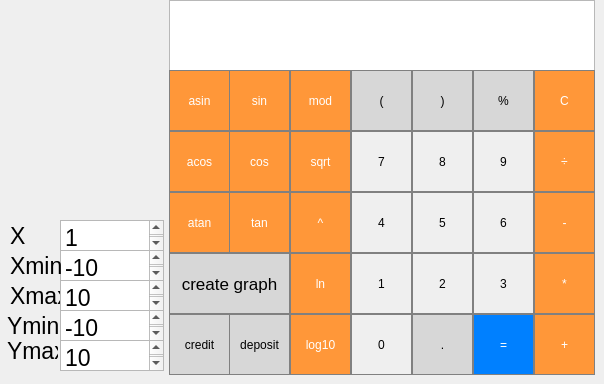
    <widget class="QWidget" name="Tab">
     <attribute name="title">
      <string>Calc</string>
     </attribute>
     <widget class="QPushButton" name="pushButton_dot_3">
      <property name="geometry">
       <rect>
        <x>229</x>
        <y>314</y>
        <width>61</width>
        <height>61</height>
       </rect>
      </property>
      <property name="cursor">
       <cursorShape>PointingHandCursor</cursorShape>
      </property>
      <property name="styleSheet">
       <string notr="true">QPushButton {
  background-color: rgb(215, 215, 215);
  border: 1px solid gray
}

QPushButton:pressed {
    background-color: qlineargradient(x1: 0, y1: 0, x2: 0, y2: 1,
                                      stop: 0 #BEBEBE, stop: 1 #D7D7D7);
}</string>
      </property>
      <property name="text">
       <string>deposit</string>
      </property>
      <property name="checkable">
       <bool>false</bool>
      </property>
     </widget>
     <widget class="QPushButton" name="pushButton_sin">
      <property name="geometry">
       <rect>
        <x>229</x>
        <y>70</y>
        <width>61</width>
        <height>61</height>
       </rect>
      </property>
      <property name="cursor">
       <cursorShape>PointingHandCursor</cursorShape>
      </property>
      <property name="styleSheet">
       <string notr="true">QPushButton {
  background-color: rgb(255, 151, 57);
  color: white; 
  border: 1px solid gray;
}

QPushButton:pressed {
    background-color: qlineargradient(x1: 0, y1: 0, x2: 0, y2: 1,
                                      stop: 0 #FF7832, stop: 1 #FF9739);
}</string>
      </property>
      <property name="text">
       <string>sin</string>
      </property>
      <property name="checkable">
       <bool>false</bool>
      </property>
     </widget>
     <widget class="QPushButton" name="pushButton_7">
      <property name="geometry">
       <rect>
        <x>351</x>
        <y>131</y>
        <width>61</width>
        <height>61</height>
       </rect>
      </property>
      <property name="cursor">
       <cursorShape>PointingHandCursor</cursorShape>
      </property>
      <property name="styleSheet">
       <string notr="true">QPushButton {
   border: 1px solid gray;
}
QPushButton:pressed {
    background-color: qlineargradient(x1: 0, y1: 0, x2: 0, y2: 1,
                                      stop: 0 #dadbde, stop: 1 #f6f7fa);
}</string>
      </property>
      <property name="text">
       <string>7</string>
      </property>
      <property name="checkable">
       <bool>false</bool>
      </property>
     </widget>
     <widget class="QPushButton" name="pushButton_sqrt">
      <property name="geometry">
       <rect>
        <x>290</x>
        <y>131</y>
        <width>61</width>
        <height>61</height>
       </rect>
      </property>
      <property name="cursor">
       <cursorShape>PointingHandCursor</cursorShape>
      </property>
      <property name="styleSheet">
       <string notr="true">QPushButton {
  background-color: rgb(255, 151, 57);
  color: white; 
  border: 1px solid gray;
}

QPushButton:pressed {
    background-color: qlineargradient(x1: 0, y1: 0, x2: 0, y2: 1,
                                      stop: 0 #FF7832, stop: 1 #FF9739);
}</string>
      </property>
      <property name="text">
       <string>sqrt</string>
      </property>
      <property name="checkable">
       <bool>false</bool>
      </property>
     </widget>
     <widget class="QPushButton" name="pushButton_4">
      <property name="geometry">
       <rect>
        <x>351</x>
        <y>192</y>
        <width>61</width>
        <height>61</height>
       </rect>
      </property>
      <property name="cursor">
       <cursorShape>PointingHandCursor</cursorShape>
      </property>
      <property name="styleSheet">
       <string notr="true">QPushButton {
   border: 1px solid gray;
}
QPushButton:pressed {
    background-color: qlineargradient(x1: 0, y1: 0, x2: 0, y2: 1,
                                      stop: 0 #dadbde, stop: 1 #f6f7fa);
}</string>
      </property>
      <property name="text">
       <string>4</string>
      </property>
      <property name="checkable">
       <bool>false</bool>
      </property>
     </widget>
     <widget class="QPushButton" name="pushButton_plus_minus_3">
      <property name="geometry">
       <rect>
        <x>169</x>
        <y>253</y>
        <width>61</width>
        <height>61</height>
       </rect>
      </property>
      <property name="cursor">
       <cursorShape>PointingHandCursor</cursorShape>
      </property>
      <property name="styleSheet">
       <string notr="true">QPushButton {
  background-color: rgb(215, 215, 215);
  border: 1px solid gray
}

QPushButton:pressed {
    background-color: qlineargradient(x1: 0, y1: 0, x2: 0, y2: 1,
                                      stop: 0 #BEBEBE, stop: 1 #D7D7D7);
}</string>
      </property>
      <property name="text">
       <string>x</string>
      </property>
      <property name="checkable">
       <bool>false</bool>
      </property>
     </widget>
     <widget class="QPushButton" name="pushButton_tan">
      <property name="geometry">
       <rect>
        <x>229</x>
        <y>192</y>
        <width>61</width>
        <height>61</height>
       </rect>
      </property>
      <property name="cursor">
       <cursorShape>PointingHandCursor</cursorShape>
      </property>
      <property name="styleSheet">
       <string notr="true">QPushButton {
  background-color: rgb(255, 151, 57);
  color: white; 
  border: 1px solid gray;
}

QPushButton:pressed {
    background-color: qlineargradient(x1: 0, y1: 0, x2: 0, y2: 1,
                                      stop: 0 #FF7832, stop: 1 #FF9739);
}</string>
      </property>
      <property name="text">
       <string>tan</string>
      </property>
      <property name="checkable">
       <bool>false</bool>
      </property>
     </widget>
     <widget class="QPushButton" name="pushButton_del">
      <property name="geometry">
       <rect>
        <x>534</x>
        <y>70</y>
        <width>61</width>
        <height>61</height>
       </rect>
      </property>
      <property name="cursor">
       <cursorShape>PointingHandCursor</cursorShape>
      </property>
      <property name="styleSheet">
       <string notr="true">QPushButton {
 background-color: rgb(255, 151, 57);
color: white;
  border: 1px solid gray
}

QPushButton:pressed {
    background-color: qlineargradient(x1: 0, y1: 0, x2: 0, y2: 1,
                                      stop: 0 #BEBEBE, stop: 1 #D7D7D7);
}</string>
      </property>
      <property name="text">
       <string>С</string>
      </property>
      <property name="checkable">
       <bool>false</bool>
      </property>
     </widget>
     <widget class="QPushButton" name="pushButton_acos">
      <property name="geometry">
       <rect>
        <x>169</x>
        <y>131</y>
        <width>61</width>
        <height>61</height>
       </rect>
      </property>
      <property name="cursor">
       <cursorShape>PointingHandCursor</cursorShape>
      </property>
      <property name="styleSheet">
       <string notr="true">QPushButton {
  background-color: rgb(255, 151, 57);
  color: white; 
  border: 1px solid gray;
}

QPushButton:pressed {
    background-color: qlineargradient(x1: 0, y1: 0, x2: 0, y2: 1,
                                      stop: 0 #FF7832, stop: 1 #FF9739);
}</string>
      </property>
      <property name="text">
       <string>acos</string>
      </property>
      <property name="checkable">
       <bool>false</bool>
      </property>
     </widget>
     <widget class="QPushButton" name="pushButton_1">
      <property name="geometry">
       <rect>
        <x>351</x>
        <y>253</y>
        <width>61</width>
        <height>61</height>
       </rect>
      </property>
      <property name="cursor">
       <cursorShape>PointingHandCursor</cursorShape>
      </property>
      <property name="styleSheet">
       <string notr="true">QPushButton {
   border: 1px solid gray;
}
QPushButton:pressed {
    background-color: qlineargradient(x1: 0, y1: 0, x2: 0, y2: 1,
                                      stop: 0 #dadbde, stop: 1 #f6f7fa);
}</string>
      </property>
      <property name="text">
       <string>1</string>
      </property>
      <property name="checkable">
       <bool>false</bool>
      </property>
     </widget>
     <widget class="QPushButton" name="pushButton_div">
      <property name="geometry">
       <rect>
        <x>534</x>
        <y>131</y>
        <width>61</width>
        <height>61</height>
       </rect>
      </property>
      <property name="cursor">
       <cursorShape>PointingHandCursor</cursorShape>
      </property>
      <property name="styleSheet">
       <string notr="true">QPushButton {
  background-color: rgb(255, 151, 57);
  color: white; 
  border: 1px solid gray;
}

QPushButton:pressed {
    background-color: qlineargradient(x1: 0, y1: 0, x2: 0, y2: 1,
                                      stop: 0 #FF7832, stop: 1 #FF9739);
}</string>
      </property>
      <property name="text">
       <string>÷</string>
      </property>
      <property name="checkable">
       <bool>false</bool>
      </property>
     </widget>
     <widget class="QPushButton" name="pushButton_2">
      <property name="geometry">
       <rect>
        <x>412</x>
        <y>253</y>
        <width>61</width>
        <height>61</height>
       </rect>
      </property>
      <property name="cursor">
       <cursorShape>PointingHandCursor</cursorShape>
      </property>
      <property name="styleSheet">
       <string notr="true">QPushButton {
   border: 1px solid gray;
}
QPushButton:pressed {
    background-color: qlineargradient(x1: 0, y1: 0, x2: 0, y2: 1,
                                      stop: 0 #dadbde, stop: 1 #f6f7fa);
}</string>
      </property>
      <property name="text">
       <string>2</string>
      </property>
      <property name="checkable">
       <bool>false</bool>
      </property>
     </widget>
     <widget class="QPushButton" name="pushButton_dot_2">
      <property name="geometry">
       <rect>
        <x>169</x>
        <y>314</y>
        <width>61</width>
        <height>61</height>
       </rect>
      </property>
      <property name="cursor">
       <cursorShape>PointingHandCursor</cursorShape>
      </property>
      <property name="styleSheet">
       <string notr="true">QPushButton {
  background-color: rgb(215, 215, 215);
  border: 1px solid gray
}

QPushButton:pressed {
    background-color: qlineargradient(x1: 0, y1: 0, x2: 0, y2: 1,
                                      stop: 0 #BEBEBE, stop: 1 #D7D7D7);
}</string>
      </property>
      <property name="text">
       <string>credit</string>
      </property>
      <property name="checkable">
       <bool>false</bool>
      </property>
     </widget>
     <widget class="QPushButton" name="pushButton_0">
      <property name="geometry">
       <rect>
        <x>351</x>
        <y>314</y>
        <width>61</width>
        <height>61</height>
       </rect>
      </property>
      <property name="cursor">
       <cursorShape>PointingHandCursor</cursorShape>
      </property>
      <property name="styleSheet">
       <string notr="true">QPushButton {
   border: 1px solid gray;
}
QPushButton:pressed {
    background-color: qlineargradient(x1: 0, y1: 0, x2: 0, y2: 1,
                                      stop: 0 #dadbde, stop: 1 #f6f7fa);
}</string>
      </property>
      <property name="text">
       <string>0</string>
      </property>
      <property name="checkable">
       <bool>false</bool>
      </property>
     </widget>
     <widget class="QPushButton" name="pushButton_log10">
      <property name="geometry">
       <rect>
        <x>290</x>
        <y>314</y>
        <width>61</width>
        <height>61</height>
       </rect>
      </property>
      <property name="cursor">
       <cursorShape>PointingHandCursor</cursorShape>
      </property>
      <property name="styleSheet">
       <string notr="true">QPushButton {
  background-color: rgb(255, 151, 57);
  color: white; 
  border: 1px solid gray;
}

QPushButton:pressed {
    background-color: qlineargradient(x1: 0, y1: 0, x2: 0, y2: 1,
                                      stop: 0 #FF7832, stop: 1 #FF9739);
}</string>
      </property>
      <property name="text">
       <string>log10</string>
      </property>
      <property name="checkable">
       <bool>false</bool>
      </property>
     </widget>
     <widget class="QPushButton" name="pushButton_9">
      <property name="geometry">
       <rect>
        <x>473</x>
        <y>131</y>
        <width>61</width>
        <height>61</height>
       </rect>
      </property>
      <property name="cursor">
       <cursorShape>PointingHandCursor</cursorShape>
      </property>
      <property name="styleSheet">
       <string notr="true">QPushButton {
   border: 1px solid gray;
}
QPushButton:pressed {
    background-color: qlineargradient(x1: 0, y1: 0, x2: 0, y2: 1,
                                      stop: 0 #dadbde, stop: 1 #f6f7fa);
}</string>
      </property>
      <property name="text">
       <string>9</string>
      </property>
      <property name="checkable">
       <bool>false</bool>
      </property>
     </widget>
     <widget class="QPushButton" name="pushButton_percent">
      <property name="geometry">
       <rect>
        <x>473</x>
        <y>70</y>
        <width>61</width>
        <height>61</height>
       </rect>
      </property>
      <property name="cursor">
       <cursorShape>PointingHandCursor</cursorShape>
      </property>
      <property name="styleSheet">
       <string notr="true">QPushButton {
  background-color: rgb(215, 215, 215);
  border: 1px solid gray
}

QPushButton:pressed {
    background-color: qlineargradient(x1: 0, y1: 0, x2: 0, y2: 1,
                                      stop: 0 #BEBEBE, stop: 1 #D7D7D7);
}</string>
      </property>
      <property name="text">
       <string>%</string>
      </property>
      <property name="checkable">
       <bool>false</bool>
      </property>
     </widget>
     <widget class="QPushButton" name="pushButton_equals">
      <property name="geometry">
       <rect>
        <x>473</x>
        <y>314</y>
        <width>61</width>
        <height>61</height>
       </rect>
      </property>
      <property name="cursor">
       <cursorShape>PointingHandCursor</cursorShape>
      </property>
      <property name="styleSheet">
       <string notr="true">QPushButton {
  background-color: rgb(0, 128, 255);
  color: white; 
  border: 1px solid gray;
}

QPushButton:pressed {
    background-color: qlineargradient(x1: 0, y1: 0, x2: 0, y2: 1,
                                      stop: 0 #FF7832, stop: 1 #FF9739);
}</string>
      </property>
      <property name="text">
       <string>=</string>
      </property>
      <property name="checkable">
       <bool>false</bool>
      </property>
     </widget>
     <widget class="QPushButton" name="pushButton_dot">
      <property name="geometry">
       <rect>
        <x>412</x>
        <y>314</y>
        <width>61</width>
        <height>61</height>
       </rect>
      </property>
      <property name="cursor">
       <cursorShape>PointingHandCursor</cursorShape>
      </property>
      <property name="styleSheet">
       <string notr="true">QPushButton {
  background-color: rgb(215, 215, 215);
  border: 1px solid gray
}

QPushButton:pressed {
    background-color: qlineargradient(x1: 0, y1: 0, x2: 0, y2: 1,
                                      stop: 0 #BEBEBE, stop: 1 #D7D7D7);
}</string>
      </property>
      <property name="text">
       <string>.</string>
      </property>
      <property name="checkable">
       <bool>false</bool>
      </property>
     </widget>
     <widget class="QPushButton" name="pushButton_graph">
      <property name="geometry">
       <rect>
        <x>169</x>
        <y>253</y>
        <width>121</width>
        <height>61</height>
       </rect>
      </property>
      <property name="font">
       <font>
        <pointsize>13</pointsize>
       </font>
      </property>
      <property name="cursor">
       <cursorShape>PointingHandCursor</cursorShape>
      </property>
      <property name="styleSheet">
       <string notr="true">QPushButton {
  background-color: rgb(215, 215, 215);
  border: 1px solid gray
}

QPushButton:pressed {
    background-color: qlineargradient(x1: 0, y1: 0, x2: 0, y2: 1,
                                      stop: 0 #BEBEBE, stop: 1 #D7D7D7);
}</string>
      </property>
      <property name="text">
       <string>create graph</string>
      </property>
      <property name="checkable">
       <bool>false</bool>
      </property>
     </widget>
     <widget class="QPushButton" name="pushButton_ln">
      <property name="geometry">
       <rect>
        <x>290</x>
        <y>253</y>
        <width>61</width>
        <height>61</height>
       </rect>
      </property>
      <property name="cursor">
       <cursorShape>PointingHandCursor</cursorShape>
      </property>
      <property name="styleSheet">
       <string notr="true">QPushButton {
  background-color: rgb(255, 151, 57);
  color: white; 
  border: 1px solid gray;
}

QPushButton:pressed {
    background-color: qlineargradient(x1: 0, y1: 0, x2: 0, y2: 1,
                                      stop: 0 #FF7832, stop: 1 #FF9739);
}</string>
      </property>
      <property name="text">
       <string>ln</string>
      </property>
      <property name="checkable">
       <bool>false</bool>
      </property>
     </widget>
     <widget class="QPushButton" name="pushButton_mul">
      <property name="geometry">
       <rect>
        <x>534</x>
        <y>253</y>
        <width>61</width>
        <height>61</height>
       </rect>
      </property>
      <property name="cursor">
       <cursorShape>PointingHandCursor</cursorShape>
      </property>
      <property name="styleSheet">
       <string notr="true">QPushButton {
  background-color: rgb(255, 151, 57);
  color: white; 
  border: 1px solid gray;
}

QPushButton:pressed {
    background-color: qlineargradient(x1: 0, y1: 0, x2: 0, y2: 1,
                                      stop: 0 #FF7832, stop: 1 #FF9739);
}</string>
      </property>
      <property name="text">
       <string>*</string>
      </property>
      <property name="checkable">
       <bool>false</bool>
      </property>
     </widget>
     <widget class="QPushButton" name="pushButton_mod">
      <property name="geometry">
       <rect>
        <x>290</x>
        <y>70</y>
        <width>61</width>
        <height>61</height>
       </rect>
      </property>
      <property name="cursor">
       <cursorShape>PointingHandCursor</cursorShape>
      </property>
      <property name="styleSheet">
       <string notr="true">QPushButton {
  background-color: rgb(255, 151, 57);
  color: white; 
  border: 1px solid gray;
}

QPushButton:pressed {
    background-color: qlineargradient(x1: 0, y1: 0, x2: 0, y2: 1,
                                      stop: 0 #FF7832, stop: 1 #FF9739);
}</string>
      </property>
      <property name="text">
       <string>mod</string>
      </property>
      <property name="checkable">
       <bool>false</bool>
      </property>
     </widget>
     <widget class="QPushButton" name="pushButton_cos">
      <property name="geometry">
       <rect>
        <x>229</x>
        <y>131</y>
        <width>61</width>
        <height>61</height>
       </rect>
      </property>
      <property name="cursor">
       <cursorShape>PointingHandCursor</cursorShape>
      </property>
      <property name="styleSheet">
       <string notr="true">QPushButton {
  background-color: rgb(255, 151, 57);
  color: white; 
  border: 1px solid gray;
}

QPushButton:pressed {
    background-color: qlineargradient(x1: 0, y1: 0, x2: 0, y2: 1,
                                      stop: 0 #FF7832, stop: 1 #FF9739);
}</string>
      </property>
      <property name="text">
       <string>cos</string>
      </property>
      <property name="checkable">
       <bool>false</bool>
      </property>
     </widget>
     <widget class="QPushButton" name="pushButton_5">
      <property name="geometry">
       <rect>
        <x>412</x>
        <y>192</y>
        <width>61</width>
        <height>61</height>
       </rect>
      </property>
      <property name="cursor">
       <cursorShape>PointingHandCursor</cursorShape>
      </property>
      <property name="styleSheet">
       <string notr="true">QPushButton {
   border: 1px solid gray;
}
QPushButton:pressed {
    background-color: qlineargradient(x1: 0, y1: 0, x2: 0, y2: 1,
                                      stop: 0 #dadbde, stop: 1 #f6f7fa);
}</string>
      </property>
      <property name="text">
       <string>5</string>
      </property>
      <property name="checkable">
       <bool>false</bool>
      </property>
     </widget>
     <widget class="QPushButton" name="pushButton_asin">
      <property name="geometry">
       <rect>
        <x>169</x>
        <y>70</y>
        <width>61</width>
        <height>61</height>
       </rect>
      </property>
      <property name="cursor">
       <cursorShape>PointingHandCursor</cursorShape>
      </property>
      <property name="styleSheet">
       <string notr="true">QPushButton {
  background-color: rgb(255, 151, 57);
  color: white; 
  border: 1px solid gray;
}

QPushButton:pressed {
    background-color: qlineargradient(x1: 0, y1: 0, x2: 0, y2: 1,
                                      stop: 0 #FF7832, stop: 1 #FF9739);
}</string>
      </property>
      <property name="text">
       <string>asin</string>
      </property>
      <property name="checkable">
       <bool>false</bool>
      </property>
     </widget>
     <widget class="QPushButton" name="pushButton_open_bracket">
      <property name="geometry">
       <rect>
        <x>351</x>
        <y>70</y>
        <width>61</width>
        <height>61</height>
       </rect>
      </property>
      <property name="cursor">
       <cursorShape>PointingHandCursor</cursorShape>
      </property>
      <property name="styleSheet">
       <string notr="true">QPushButton {
  background-color: rgb(215, 215, 215);
  border: 1px solid gray
}

QPushButton:pressed {
    background-color: qlineargradient(x1: 0, y1: 0, x2: 0, y2: 1,
                                      stop: 0 #BEBEBE, stop: 1 #D7D7D7);
}</string>
      </property>
      <property name="text">
       <string>(</string>
      </property>
      <property name="checkable">
       <bool>false</bool>
      </property>
     </widget>
     <widget class="QPushButton" name="pushButton_6">
      <property name="geometry">
       <rect>
        <x>473</x>
        <y>192</y>
        <width>61</width>
        <height>61</height>
       </rect>
      </property>
      <property name="cursor">
       <cursorShape>PointingHandCursor</cursorShape>
      </property>
      <property name="styleSheet">
       <string notr="true">QPushButton {
   border: 1px solid gray;
}
QPushButton:pressed {
    background-color: qlineargradient(x1: 0, y1: 0, x2: 0, y2: 1,
                                      stop: 0 #dadbde, stop: 1 #f6f7fa);
}</string>
      </property>
      <property name="text">
       <string>6</string>
      </property>
      <property name="checkable">
       <bool>false</bool>
      </property>
     </widget>
     <widget class="QPushButton" name="pushButton_minus">
      <property name="geometry">
       <rect>
        <x>534</x>
        <y>192</y>
        <width>61</width>
        <height>61</height>
       </rect>
      </property>
      <property name="cursor">
       <cursorShape>PointingHandCursor</cursorShape>
      </property>
      <property name="styleSheet">
       <string notr="true">QPushButton {
  background-color: rgb(255, 151, 57);
  color: white; 
  border: 1px solid gray;
}

QPushButton:pressed {
    background-color: qlineargradient(x1: 0, y1: 0, x2: 0, y2: 1,
                                      stop: 0 #FF7832, stop: 1 #FF9739);
}</string>
      </property>
      <property name="text">
       <string>-</string>
      </property>
      <property name="checkable">
       <bool>false</bool>
      </property>
     </widget>
     <widget class="QPushButton" name="pushButton_power">
      <property name="geometry">
       <rect>
        <x>290</x>
        <y>192</y>
        <width>61</width>
        <height>61</height>
       </rect>
      </property>
      <property name="cursor">
       <cursorShape>PointingHandCursor</cursorShape>
      </property>
      <property name="styleSheet">
       <string notr="true">QPushButton {
  background-color: rgb(255, 151, 57);
  color: white; 
  border: 1px solid gray;
}

QPushButton:pressed {
    background-color: qlineargradient(x1: 0, y1: 0, x2: 0, y2: 1,
                                      stop: 0 #FF7832, stop: 1 #FF9739);
}</string>
      </property>
      <property name="text">
       <string>^</string>
      </property>
      <property name="checkable">
       <bool>false</bool>
      </property>
     </widget>
     <widget class="QPushButton" name="pushButton_plus">
      <property name="geometry">
       <rect>
        <x>534</x>
        <y>314</y>
        <width>61</width>
        <height>61</height>
       </rect>
      </property>
      <property name="cursor">
       <cursorShape>PointingHandCursor</cursorShape>
      </property>
      <property name="styleSheet">
       <string notr="true">QPushButton {
  background-color: rgb(255, 151, 57);
  color: white; 
  border: 1px solid gray;
}

QPushButton:pressed {
    background-color: qlineargradient(x1: 0, y1: 0, x2: 0, y2: 1,
                                      stop: 0 #FF7832, stop: 1 #FF9739);
}</string>
      </property>
      <property name="text">
       <string>+</string>
      </property>
      <property name="checkable">
       <bool>false</bool>
      </property>
     </widget>
     <widget class="QPushButton" name="pushButton_3">
      <property name="geometry">
       <rect>
        <x>473</x>
        <y>253</y>
        <width>61</width>
        <height>61</height>
       </rect>
      </property>
      <property name="cursor">
       <cursorShape>PointingHandCursor</cursorShape>
      </property>
      <property name="styleSheet">
       <string notr="true">QPushButton {
   border: 1px solid gray;
}
QPushButton:pressed {
    background-color: qlineargradient(x1: 0, y1: 0, x2: 0, y2: 1,
                                      stop: 0 #dadbde, stop: 1 #f6f7fa);
}</string>
      </property>
      <property name="text">
       <string>3</string>
      </property>
      <property name="checkable">
       <bool>false</bool>
      </property>
     </widget>
     <widget class="QPlainTextEdit" name="plainTextEdit">
      <property name="geometry">
       <rect>
        <x>169</x>
        <y>0</y>
        <width>426</width>
        <height>71</height>
       </rect>
      </property>
      <property name="font">
       <font>
        <pointsize>20</pointsize>
       </font>
      </property>
     </widget>
     <widget class="QPushButton" name="pushButton_8">
      <property name="geometry">
       <rect>
        <x>412</x>
        <y>131</y>
        <width>61</width>
        <height>61</height>
       </rect>
      </property>
      <property name="cursor">
       <cursorShape>PointingHandCursor</cursorShape>
      </property>
      <property name="styleSheet">
       <string notr="true">QPushButton {
   border: 1px solid gray;
}
QPushButton:pressed {
    background-color: qlineargradient(x1: 0, y1: 0, x2: 0, y2: 1,
                                      stop: 0 #dadbde, stop: 1 #f6f7fa);
}</string>
      </property>
      <property name="text">
       <string>8</string>
      </property>
      <property name="checkable">
       <bool>false</bool>
      </property>
     </widget>
     <widget class="QPushButton" name="pushButton_atan">
      <property name="geometry">
       <rect>
        <x>169</x>
        <y>192</y>
        <width>61</width>
        <height>61</height>
       </rect>
      </property>
      <property name="cursor">
       <cursorShape>PointingHandCursor</cursorShape>
      </property>
      <property name="styleSheet">
       <string notr="true">QPushButton {
  background-color: rgb(255, 151, 57);
  color: white; 
  border: 1px solid gray;
}

QPushButton:pressed {
    background-color: qlineargradient(x1: 0, y1: 0, x2: 0, y2: 1,
                                      stop: 0 #FF7832, stop: 1 #FF9739);
}</string>
      </property>
      <property name="text">
       <string>atan</string>
      </property>
      <property name="checkable">
       <bool>false</bool>
      </property>
     </widget>
     <widget class="QPushButton" name="pushButton_close_bracket">
      <property name="geometry">
       <rect>
        <x>412</x>
        <y>70</y>
        <width>61</width>
        <height>61</height>
       </rect>
      </property>
      <property name="cursor">
       <cursorShape>PointingHandCursor</cursorShape>
      </property>
      <property name="styleSheet">
       <string notr="true">QPushButton {
  background-color: rgb(215, 215, 215);
  border: 1px solid gray
}

QPushButton:pressed {
    background-color: qlineargradient(x1: 0, y1: 0, x2: 0, y2: 1,
                                      stop: 0 #BEBEBE, stop: 1 #D7D7D7);
}</string>
      </property>
      <property name="text">
       <string>)</string>
      </property>
      <property name="checkable">
       <bool>false</bool>
      </property>
     </widget>
     <widget class="QPlainTextEdit" name="plainTextEdit_ymax">
      <property name="geometry">
       <rect>
        <x>60</x>
        <y>340</y>
        <width>104</width>
        <height>31</height>
       </rect>
      </property>
      <property name="font">
       <font>
        <pointsize>17</pointsize>
       </font>
      </property>
      <property name="plainText">
       <string>10</string>
      </property>
     </widget>
     <widget class="QPlainTextEdit" name="plainTextEdit_xmin">
      <property name="geometry">
       <rect>
        <x>60</x>
        <y>250</y>
        <width>104</width>
        <height>31</height>
       </rect>
      </property>
      <property name="font">
       <font>
        <pointsize>17</pointsize>
       </font>
      </property>
      <property name="styleSheet">
       <string notr="true">text-align: center;</string>
      </property>
      <property name="plainText">
       <string>-10</string>
      </property>
     </widget>
     <widget class="QLabel" name="label_2">
      <property name="geometry">
       <rect>
        <x>10</x>
        <y>250</y>
        <width>51</width>
        <height>31</height>
       </rect>
      </property>
      <property name="font">
       <font>
        <pointsize>17</pointsize>
       </font>
      </property>
      <property name="text">
       <string>Xmin</string>
      </property>
     </widget>
     <widget class="QPlainTextEdit" name="plainTextEdit_ymin">
      <property name="geometry">
       <rect>
        <x>60</x>
        <y>310</y>
        <width>104</width>
        <height>31</height>
       </rect>
      </property>
      <property name="font">
       <font>
        <pointsize>17</pointsize>
       </font>
      </property>
      <property name="plainText">
       <string>-10</string>
      </property>
     </widget>
     <widget class="QPlainTextEdit" name="plainTextEdit_x">
      <property name="geometry">
       <rect>
        <x>60</x>
        <y>220</y>
        <width>104</width>
        <height>31</height>
       </rect>
      </property>
      <property name="font">
       <font>
        <pointsize>17</pointsize>
       </font>
      </property>
      <property name="plainText">
       <string>1</string>
      </property>
     </widget>
     <widget class="QLabel" name="label_4">
      <property name="geometry">
       <rect>
        <x>10</x>
        <y>280</y>
        <width>51</width>
        <height>31</height>
       </rect>
      </property>
      <property name="font">
       <font>
        <pointsize>17</pointsize>
       </font>
      </property>
      <property name="text">
       <string>Xmax</string>
      </property>
     </widget>
     <widget class="QPlainTextEdit" name="plainTextEdit_xmax">
      <property name="geometry">
       <rect>
        <x>60</x>
        <y>280</y>
        <width>104</width>
        <height>31</height>
       </rect>
      </property>
      <property name="font">
       <font>
        <pointsize>17</pointsize>
       </font>
      </property>
      <property name="styleSheet">
       <string notr="true">text-align: center;</string>
      </property>
      <property name="plainText">
       <string>10</string>
      </property>
     </widget>
     <widget class="QLabel" name="label_3">
      <property name="geometry">
       <rect>
        <x>7</x>
        <y>310</y>
        <width>51</width>
        <height>31</height>
       </rect>
      </property>
      <property name="font">
       <font>
        <pointsize>17</pointsize>
       </font>
      </property>
      <property name="text">
       <string>Ymin </string>
      </property>
     </widget>
     <widget class="QLabel" name="label">
      <property name="geometry">
       <rect>
        <x>10</x>
        <y>220</y>
        <width>51</width>
        <height>31</height>
       </rect>
      </property>
      <property name="font">
       <font>
        <pointsize>17</pointsize>
       </font>
      </property>
      <property name="text">
       <string>X</string>
      </property>
     </widget>
     <widget class="QLabel" name="label_5">
      <property name="geometry">
       <rect>
        <x>7</x>
        <y>330</y>
        <width>51</width>
        <height>41</height>
       </rect>
      </property>
      <property name="font">
       <font>
        <pointsize>17</pointsize>
       </font>
      </property>
      <property name="text">
       <string>Ymax </string>
      </property>
     </widget>
     <zorder>plainTextEdit</zorder>
     <zorder>pushButton_dot_3</zorder>
     <zorder>pushButton_sin</zorder>
     <zorder>pushButton_7</zorder>
     <zorder>pushButton_sqrt</zorder>
     <zorder>pushButton_4</zorder>
     <zorder>pushButton_plus_minus_3</zorder>
     <zorder>pushButton_tan</zorder>
     <zorder>pushButton_del</zorder>
     <zorder>pushButton_acos</zorder>
     <zorder>pushButton_1</zorder>
     <zorder>pushButton_div</zorder>
     <zorder>pushButton_2</zorder>
     <zorder>pushButton_dot_2</zorder>
     <zorder>pushButton_0</zorder>
     <zorder>pushButton_log10</zorder>
     <zorder>pushButton_9</zorder>
     <zorder>pushButton_percent</zorder>
     <zorder>pushButton_equals</zorder>
     <zorder>pushButton_dot</zorder>
     <zorder>pushButton_graph</zorder>
     <zorder>pushButton_ln</zorder>
     <zorder>pushButton_mul</zorder>
     <zorder>pushButton_mod</zorder>
     <zorder>pushButton_cos</zorder>
     <zorder>pushButton_5</zorder>
     <zorder>pushButton_asin</zorder>
     <zorder>pushButton_open_bracket</zorder>
     <zorder>pushButton_6</zorder>
     <zorder>pushButton_minus</zorder>
     <zorder>pushButton_power</zorder>
     <zorder>pushButton_plus</zorder>
     <zorder>pushButton_3</zorder>
     <zorder>pushButton_8</zorder>
     <zorder>pushButton_atan</zorder>
     <zorder>pushButton_close_bracket</zorder>
     <zorder>plainTextEdit_ymax</zorder>
     <zorder>plainTextEdit_xmin</zorder>
     <zorder>label_2</zorder>
     <zorder>plainTextEdit_ymin</zorder>
     <zorder>plainTextEdit_x</zorder>
     <zorder>label_4</zorder>
     <zorder>plainTextEdit_xmax</zorder>
     <zorder>label_3</zorder>
     <zorder>label</zorder>
     <zorder>label_5</zorder>
    </widget>
